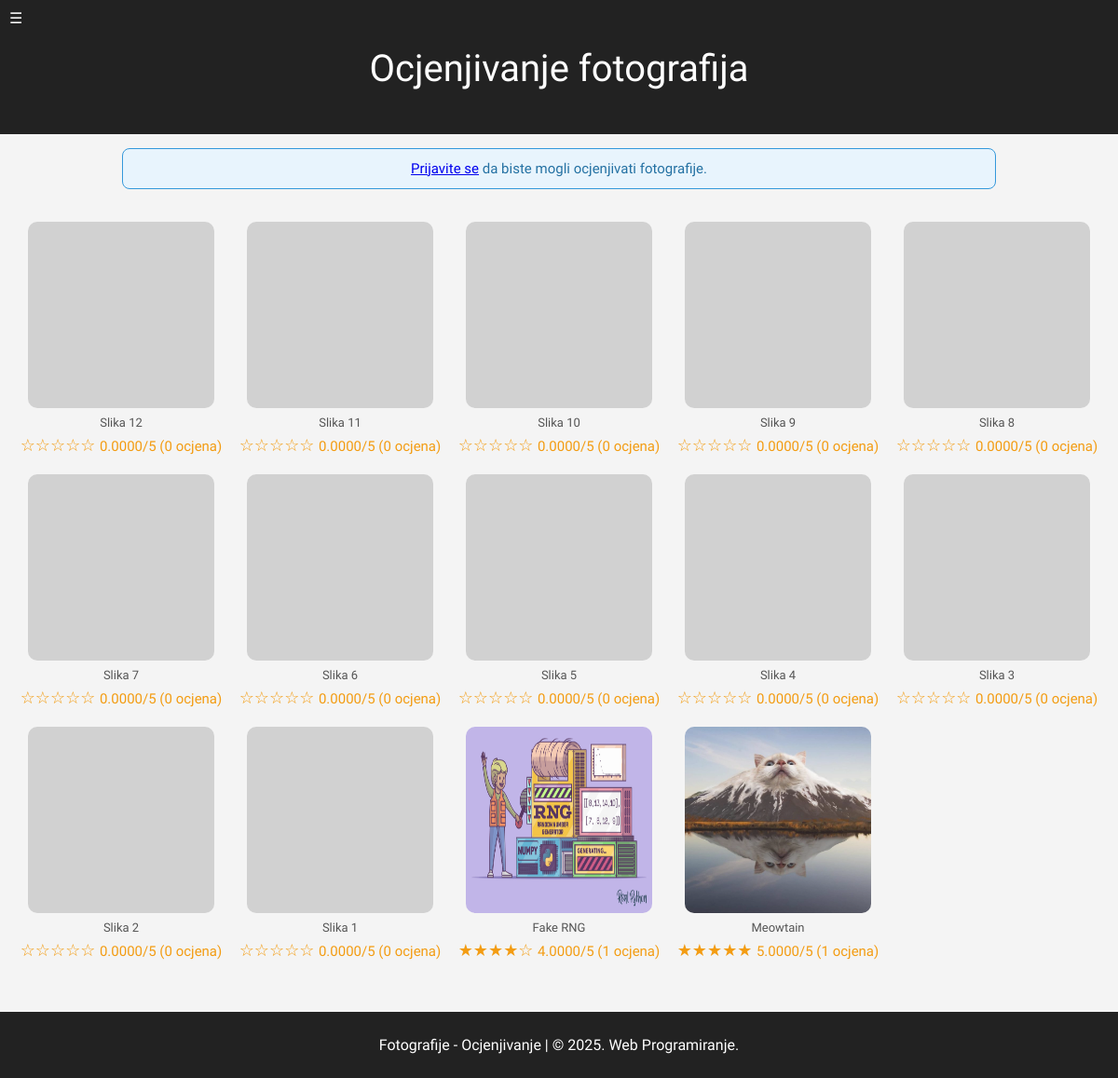
/gallery.php, run on the app's committed database.
### tables this page shows
CREATE TABLE IF NOT EXISTS slike (
    id INT AUTO_INCREMENT PRIMARY KEY,
    naziv_datoteke VARCHAR(255) NOT NULL,
    opis VARCHAR(255),
    putanja VARCHAR(500) NOT NULL,
    izvor ENUM('lokalno','api') DEFAULT 'lokalno',
    uploaded_by INT,
    created_at TIMESTAMP DEFAULT CURRENT_TIMESTAMP,
    FOREIGN KEY (uploaded_by) REFERENCES korisnici(id) ON DELETE SET NULL
);

### includes/auth.php (called while the page is built, shortened)
<?php
function je_prijavljen() {
    return isset($_SESSION['korisnik_id']);
}

### gallery.php (the view, shortened to what this page needs)
<?php
require_once 'includes/db.php';
require_once 'includes/auth.php';
$sql = "
    SELECT s.*,
           COALESCE(AVG(o.ocjena), 0) AS prosjecna_ocjena,
           COUNT(o.id) AS broj_ocjena
    FROM slike s
    LEFT JOIN ocjene o ON s.id = o.id_slika
    GROUP BY s.id
    ORDER BY s.id DESC
";
$result = $conn->query($sql);
$slike = $result->fetch_all(MYSQLI_ASSOC);
?>
<!DOCTYPE html>
<html lang="hr">
<head>
    <link rel="stylesheet" href="style/style.css">
    <link rel="stylesheet" href="style/nav.css">
    <link rel="stylesheet" href="style/style_slike.css">
    <link rel="stylesheet" href="style/lv4.css">
</head>
<body>
<header><h1>Ocjenjivanje fotografija</h1></header>
<?php include 'includes/nav.php'; ?>
<main>
    <?php if (!je_prijavljen()): ?>
        <div class="alert alert-info" style="max-width:900px;margin:15px auto;">
            <a href="login.php">Prijavite se</a> da biste mogli ocjenjivati fotografije.
        </div>
    <?php endif; ?>
    <?php if (empty($slike)): ?>
        <div class="alert alert-info" style="max-width:900px;margin:15px auto;">
            Nema dostupnih fotografija.
            <?php if (je_admin()): ?>
                <a href="admin.php">Dodajte slike u adminu.</a>
            <?php endif; ?>
        </div>
    <?php else: ?>
        <div class="galerija">
            <?php foreach ($slike as $slika): ?>
            <div class="galerija_slika">
                <a href="photo.php?id=<?= $slika['id'] ?>">
                    <img src="<?= htmlspecialchars($slika['putanja']) ?>"
                         alt="<?= htmlspecialchars($slika['opis'] ?? $slika['naziv_datoteke']) ?>"
                         loading="lazy">
                </a>
                <p class="slika-naziv"><?= htmlspecialchars($slika['opis'] ?? $slika['naziv_datoteke']) ?></p>
                <div class="ocjena-prikaz">
                    <?php
                    $avg = round($slika['prosjecna_ocjena']);
                    echo str_repeat('★', $avg) . str_repeat('☆', 5 - $avg);
                    echo " <small>{$slika['prosjecna_ocjena']}/5 ({$slika['broj_ocjena']} ocjena)</small>";
                    ?>
                </div>
            </div>
            <?php endforeach; ?>
        </div>
    <?php endif; ?>
</main>
<footer><p>Fotografije - Ocjenjivanje | &copy; 2025. Web Programiranje.</p></footer>
</body>
</html>

### includes/nav.php (shortened to what this page needs)
<?php
require_once __DIR__ . '/auth.php';
?>
<nav class="side-nav" aria-labelledby="primarna-navigacija">
    <label for="menu-toggle" class="menu-button" aria-label="Otvori izbornik">☰</label>
</nav>

### style/style.css (style rules this page uses)
body { font-family: Arial, sans-serif; margin: 0; padding: 0; background-color: #f4f4f4; text-align: center; }
header { background: #222; color: white; padding: 20px; }
footer { margin-top: 30px; padding: 10px; background: #222; color: white; }
main { display: block; width: 100%; }

### style/nav.css (style rules this page uses)
.side-nav { position: fixed; left: -220px; top: 0; width: 200px; height: 100%; background: #222; color: #FFF; padding-top: 60px; transition: left 0.3s; z-index: 1000; }
.menu-button { position: fixed; left: 10px; top: 10px; z-index: 1100; }

### style/style_slike.css (style rules this page uses)
header { background: #222; color: white; padding: 20px; }
body { font-family: "Abel", sans-serif; margin: 0; padding: 0; }
h1 { font-weight: 100; font-size: 40px; text-align: center; margin-top: 30px; }
.galerija { display: grid; grid-template-columns: repeat(auto-fit, minmax(200px, 1fr)); gap: 15px; padding: 20px; }
.galerija_slika img { width: 100%; max-width: 200px; height: 200px; border-radius: 10px; opacity: 0.85; transition: transform 0.3s, opacity 0.3s; }

### style/lv4.css (style rules this page uses)
.alert { padding: 12px 18px; border-radius: 8px; margin: 10px auto; max-width: 700px; font-size: 15px; }
.alert-info { background: #e8f4fd; color: #2471a3; border: 1px solid #3498db; }
.ocjena-prikaz { color: #f39c12; font-size: 18px; margin: 6px 0; }
.slika-naziv { text-align: center; font-size: 13px; color: #555; margin: 4px 0; }

### data on the page
slike: opis "Slika 12", avg "☆☆☆☆☆", prosjecna_ocjena "0.0000", broj_ocjena "0"
slike: opis "Slika 11", avg "☆☆☆☆☆", prosjecna_ocjena "0.0000", broj_ocjena "0"
slike: opis "Slika 10", avg "☆☆☆☆☆", prosjecna_ocjena "0.0000", broj_ocjena "0"
slike: opis "Slika 9", avg "☆☆☆☆☆", prosjecna_ocjena "0.0000", broj_ocjena "0"
slike: opis "Slika 8", avg "☆☆☆☆☆", prosjecna_ocjena "0.0000", broj_ocjena "0"
slike: opis "Slika 7", avg "☆☆☆☆☆", prosjecna_ocjena "0.0000", broj_ocjena "0"
slike: opis "Slika 6", avg "☆☆☆☆☆", prosjecna_ocjena "0.0000", broj_ocjena "0"
slike: opis "Slika 5", avg "☆☆☆☆☆", prosjecna_ocjena "0.0000", broj_ocjena "0"
slike: opis "Slika 4", avg "☆☆☆☆☆", prosjecna_ocjena "0.0000", broj_ocjena "0"
slike: opis "Slika 3", avg "☆☆☆☆☆", prosjecna_ocjena "0.0000", broj_ocjena "0"
slike: opis "Slika 2", avg "☆☆☆☆☆", prosjecna_ocjena "0.0000", broj_ocjena "0"
slike: opis "Slika 1", avg "☆☆☆☆☆", prosjecna_ocjena "0.0000", broj_ocjena "0"
slike: putanja (picture), opis "Fake RNG", avg "★★★★", avg "☆", prosjecna_ocjena "4.0000", broj_ocjena "1"
slike: putanja (picture), opis "Meowtain", avg "★★★★★", prosjecna_ocjena "5.0000", broj_ocjena "1"
